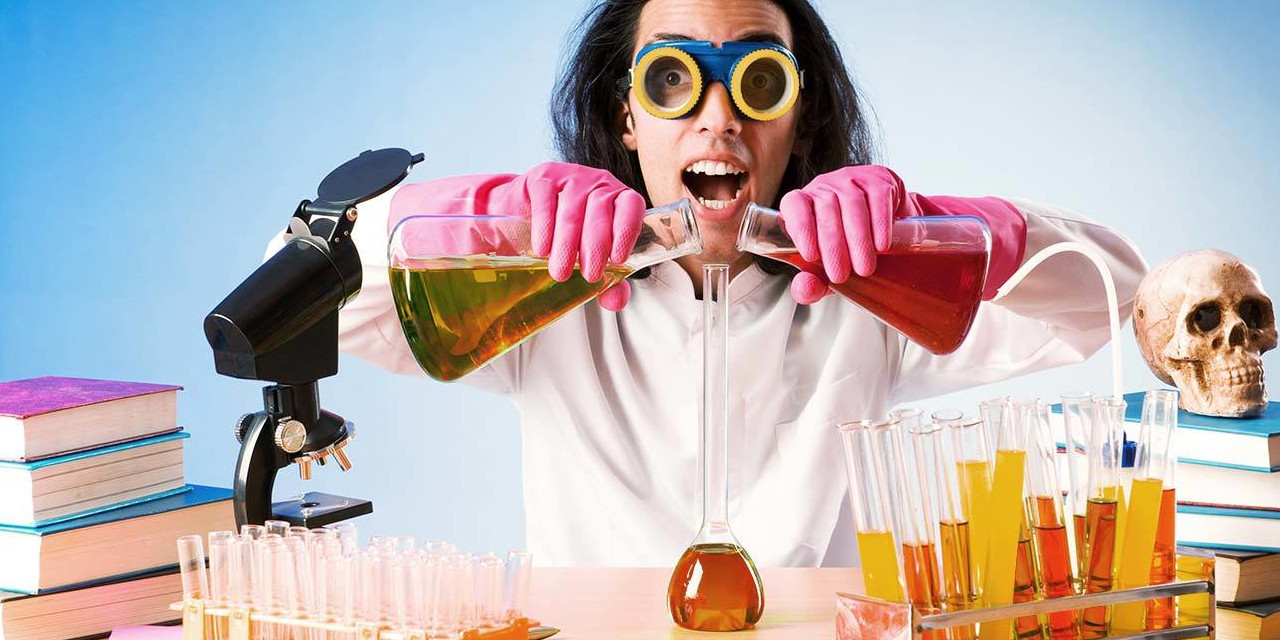
#> input picture blend.jpg, 1280 x 640 px; the run also reads 1 picture not shown here
$ python sol3.py   (older library calls are emulated)
#> lines starting #> are read from the running program, lines starting #| are printed output that depends on the picture; after the words box and inside, x2 and y2 are one past the last pixel; in counts of white or black regions, pixels touching at a corner belong together
import os
import numpy as np
from scipy.ndimage.filters import convolve
from scipy.signal import convolve2d
import matplotlib.pyplot as plt
from imageio import imread
from skimage import img_as_float64
from skimage.color import rgb2gray


# ================
# Global variables
# ================

# number of dimensions in a RGB image
RGB_LEN = 3
# representation code to return a laplacian pyramid
IS_LAPLACIAN = 0
# representation code to return a gaussian pyramid
IS_GAUSSIAN = 1
# representation code for a gray scale image
GRAY_REP = 1
# the minimal size of a pyramid level
MIN_IMAGE_DIM = 16
# basic gaussian kernel
GAUSSIAN_KERNEL = np.matrix([1, 1]).astype("float64")

# ==========================
# Pyramid Building Functions
# ==========================


def read_image(filename, representation):
    """
    Reads an image file and converts it into a given representation
    :param filename: The filename of an image on disk (could be grayscale or RGB).
    :param representation: Representation code, either 1 or 2 defining whether the output should be a grayscale
            image (1) or an RGB image (2).
    :return: an image represented by a matrix of type np.float64 with intensities normalized to [0,1]
    """
#> called with filename = 'blend.jpg', representation = 2
    rgb_img = imread(filename)
#> rgb_img is the input picture: shape (640, 1280, 3); mean R, G, B 187.7, 178.5, 179.4
    rgb_img = img_as_float64(rgb_img)
    if representation == GRAY_REP:
        rgb_img = rgb2gray(rgb_img)
    return rgb_img


def blur(im, filter_vec):
    """
    blurs the input image with the input filter vector
    :param im: the image to blur
    :param filter_vec: the filter to blur with
    :return: the blurred image
    """
    return convolve(convolve(im, filter_vec, mode = 'mirror'), filter_vec.T, mode = 'mirror')


def gaussian_factory(filter_size):
    """
    an aid function for the gaussian pyramid functions. generates a gaussian kernel of the wanted size.
    :param filter_size: the wanted size
    :return: a (filter_size, filter_size) shape gaussian kernel
    """
    if filter_size == 1 or filter_size % 2 == 0:
        return np.matrix([1])
    base_vector = GAUSSIAN_KERNEL
    while len(base_vector[0]) < filter_size:
        base_vector = convolve2d(base_vector, GAUSSIAN_KERNEL)
    return base_vector / sum(base_vector[0])


def laplacian_factory(im, filter_vec):
    """
    An aid function for the laplacian pyramid functions. generates a laplacian kernel of the wanted size.
    :param filter_vec: the wanted size
    :param im: the image to make into a laplacian level
    :return: a (filter_size, filter_size) shape laplacian kernel
    """
    reduced = reduce(blur(im, filter_vec))
    expanded = expand(reduced, filter_vec)
    return im - expanded


def reduce_row(row):
    """
    This function does the reducing of a single row in an image.
    :param row:
    :return:
    """
    new_row = np.zeros((int(row.shape[0] / 2), ))
    for pixel in range(len(new_row)):
        new_row[pixel] = row[2 * pixel]
    return new_row


def reduce(im):
    """
    Reduces a the inputed image.
    :param im: the image to reduce
    :return: the reduced image
    """
    shape = (int(im.shape[0] / 2), int(im.shape[1] / 2))
    new_level = np.zeros(shape)
    for row in range(new_level.shape[0]):
        new_level[row] = reduce_row(im[2 * row])
    return new_level


def input_validity_check(im, max_levels, filter_size):
    """
    Checks the validity of the arguments to the build_pyramid functions
    :param im: the image to make a pyramid from
    :param max_levels: the maximum number of levels in the pyramid
    :param filter_size: the filter size
    :return: true iff the input is valid, false otherwise
    """
    return len(im.shape) == 2 and max_levels >= 1 and max_levels % 1 == 0 and filter_size % 2 != 0


def build_pyramid_general(im, max_levels, filter_size, is_gaussian):
    """
    a general pyramid building function that receives data about whether the function was called from the laplacian
    pyramid function or the gaussian, and returns accordingly.
    :param im: the image to make a pyramid from
    :param max_levels: the maximum number of levels in the pyramid
    :param filter_size: the filter size
    :param is_gaussian: 1 if the function was called from the build_pyramid_gaussian, 0 otherwise
    :return: the pyramid respective to the is_gaussian argument
    """
    if not input_validity_check(im, max_levels, filter_size):
        raise ValueError("Error: invalid values received as arguments to build_gaussian_pyramid function.")
    level, filter_vec = im, gaussian_factory(filter_size)
    if is_gaussian == IS_GAUSSIAN:
        pyr = [im]
    else:
        pyr = [laplacian_factory(level, filter_vec)]
    while len(pyr) < max_levels and min(level.shape[0], level.shape[1]) >= MIN_IMAGE_DIM:
        level = reduce(blur(level, filter_vec))
        if is_gaussian == IS_LAPLACIAN:
            pyr.append(laplacian_factory(level, filter_vec))
        elif is_gaussian == IS_GAUSSIAN:
            pyr.append(level)
    return pyr, filter_vec


def build_gaussian_pyramid(im, max_levels, filter_size):
    """
    Constructs a Gaussian pyramid of a given image
    :param im: a grayscale image with double values in [0, 1] (e.g. the output of ex1’s read_image with the
                representation set to 1).
    :param max_levels: the maximal number of levels in the resulting pyramid.
    :param filter_size: the size of the Gaussian filter (an odd scalar that represents a squared filter) to be used
            in constructing the pyramid filter.
    :return: pyr, filter_vec where pyr is a standard python array with max length of max_levels, where each element is
            a grayscale image in descending resolution, and filter_vec is a normalized (to range [0,1]) row vector of shape (1, filter_size)
            used for the pyramid construction.
    """
    return build_pyramid_general(im, max_levels, filter_size, IS_GAUSSIAN)


def build_laplacian_pyramid(im, max_levels, filter_size):
    """
    Constructs a Laplacian pyramid of a given image.
    :param im: a grayscale image with double values in [0, 1] (e.g. the output of ex1’s read_image with the
                representation set to 1).
    :param max_levels: the maximal number of levels1 in the resulting pyramid.
    :param filter_size: the size of the Gaussian filter (an odd scalar that represents a squared filter) to be used
            in constructing the pyramid filter.
    :return: pyr, filter_vec where pyr is a standard python array with max length of max_levels, where each element is
            a grayscale image in descending resolution, and filter_vec is a normalized (to range [0,1]) row vector of
            shape (1, filter_size) used for the pyramid construction.
    """
    return build_pyramid_general(im, max_levels, filter_size, IS_LAPLACIAN)


# =====================================
# Building Image from Pyramid Functions
# =====================================


def expand(im, filter_vec):
    """
    expands the image recieved.
    :return: the expanded image
    """
    shape = im.shape[0] * 2, im.shape[1] * 2
    expanded = np.zeros(shape)
    expanded[::2, ::2] = im
    return blur(expanded, 2 * filter_vec)


def laplacian_to_image(lpyr, filter_vec, coeff):
    """
    the Laplacian pyramid that are generated by
    :param lpyr: the Laplacian pyramid that is generated by builid_laplacian_pyramid function
    :param filter_vec: the filter_vec that is generated by builid_laplacian_pyramid function
    :param coeff: a python list. The list length is the same as the number of levels in the pyramid lpyr. coefficants
                to multiply lpyr's elements by.
    :return: an image from its Laplacian Pyramid
    """
    normal_coeff = [lpyr[i] * coeff[i] for i in range(len(lpyr))]
    g, expanded = normal_coeff[-1], 0
    for i in range(len(lpyr) - 1, 0, -1):
        expanded = expand(g, filter_vec)
        g = expanded + normal_coeff[i - 1]
    return g


# ============================
# Displaying Pyramid Functions
# ============================


# [11 lines left out: function calculate_shape, not called in this run]


def stretch_levels(pyr):
    """
    stretches the levels of pyr to [0,1]
    :param pyr: the pyramid array to stretch.
    :return: the stretched pyramid/
    """
    for level in range(len(pyr)):
        min_pixel, max_pixel = np.amin(pyr[level]), np.amax(pyr[level])
        if min_pixel < 0:
            diff = max_pixel - min_pixel
            if diff:
                pyr[level] = (-pyr[level] + min_pixel) / -diff
        else:
            diff = max_pixel - min_pixel
            if diff:
                pyr[level] = (pyr[level] - min_pixel) / diff
    return pyr


# [35 lines left out: functions merge_levels, render_pyramid, display_pyramid, not called in this run]


# ==========================
# Pyramid Blending Examples Functions
# ==========================


def pyramid_blending(im1, im2, mask, max_levels, filter_size_im, filter_size_mask):
    """
    Implementation of pyramid blending as described in the lecture.
    :param im1, im2: two input grayscale images to be blended. Both have the same dimension.
    :param mask: a boolean (of dtype np.bool) mask containing True and False representing which parts
                of im1 and im2 should appear in the resulting im_blend, while True is 1, False is 0. Has the same
                dimension as im1 and im2.
    :param max_levels: the max_levels parameter you should use when generating the Gaussian and Laplacian
                pyramids.
    :param filter_size_im: the size of the Gaussian filter which defining the filter used in the construction of the
                Laplacian pyramids of im1 and im2.
    :param filter_size_mask: the size of the Gaussian filter which defining the filter used in the construction of the
                Gaussian pyramid of mask.
    :return: im_blend: valid grayscale image in the range [0, 1].
    """
    lapyr1 = build_laplacian_pyramid(im1, max_levels, filter_size_im)[0]
    lapyr2 = build_laplacian_pyramid(im2, max_levels, filter_size_im)[0]
    mask_pyr, filter_vec = build_gaussian_pyramid(img_as_float64(mask), max_levels, filter_size_mask)
    mask_pyr = stretch_levels(mask_pyr)
    lap_out = []
    for i in range(len(mask_pyr)):
        level = np.multiply(mask_pyr[i], lapyr1[i]) + np.multiply((1 - mask_pyr[i]), (lapyr2[i]))
        lap_out.append(level)
    return laplacian_to_image(lap_out, filter_vec, [1 for _ in range(len(lap_out))])


def show_images1(im_arr):
    """
    shows the images of the first example
    :param im_arr: array of images to show
    """
    fig = plt.figure(figsize = (2, 2))
    columns = 2
    rows = 2
    for i in range(4):
        fig.add_subplot(rows, columns, i + 1)
        if i == 2:
            plt.imshow(im_arr[i], cmap = 'gray')
        else:
            plt.imshow(im_arr[i])
    plt.show()


def show_images2(im_arr):
    """
    shows the images of the second example
    :param im_arr: array of images to show
    """
    fig = plt.figure(figsize = (2, 2))
    columns = 2
    rows = 2
    for i in range(4):
        fig.add_subplot(rows, columns, i + 1)
        if i == 2 or i == 1:
            plt.imshow(im_arr[i], cmap = 'gray')
        else:
            plt.imshow(im_arr[i])
    plt.show()


def blending_example1():
    """
    an example of pyramid blending
    :return: im1, im2, mask, im_blend- the two images blended, the mask and the blended image
    """
    im1, im2 = read_image(relpath('blend.jpg'), 2), read_image(relpath('pyr_cut.jpg'), 2)
#> call 2 of read_image, with filename = 'pyr_cut.jpg', representation = 2
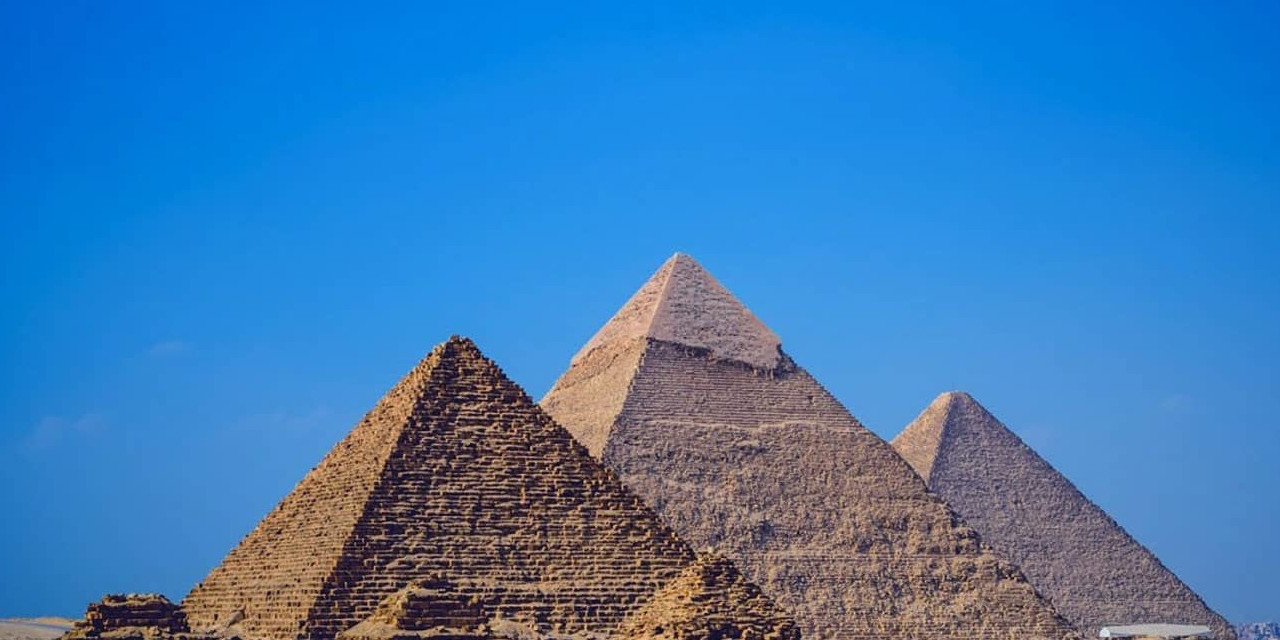
#> input picture pyr_cut.jpg, 1280 x 640 px
#> in read_image, rgb_img is the input picture: shape (640, 1280, 3); mean R, G, B 60.4, 124.8, 183.5
    mask = read_image(relpath('mask1.jpg'), 1)
    mask[mask < 1] = 0
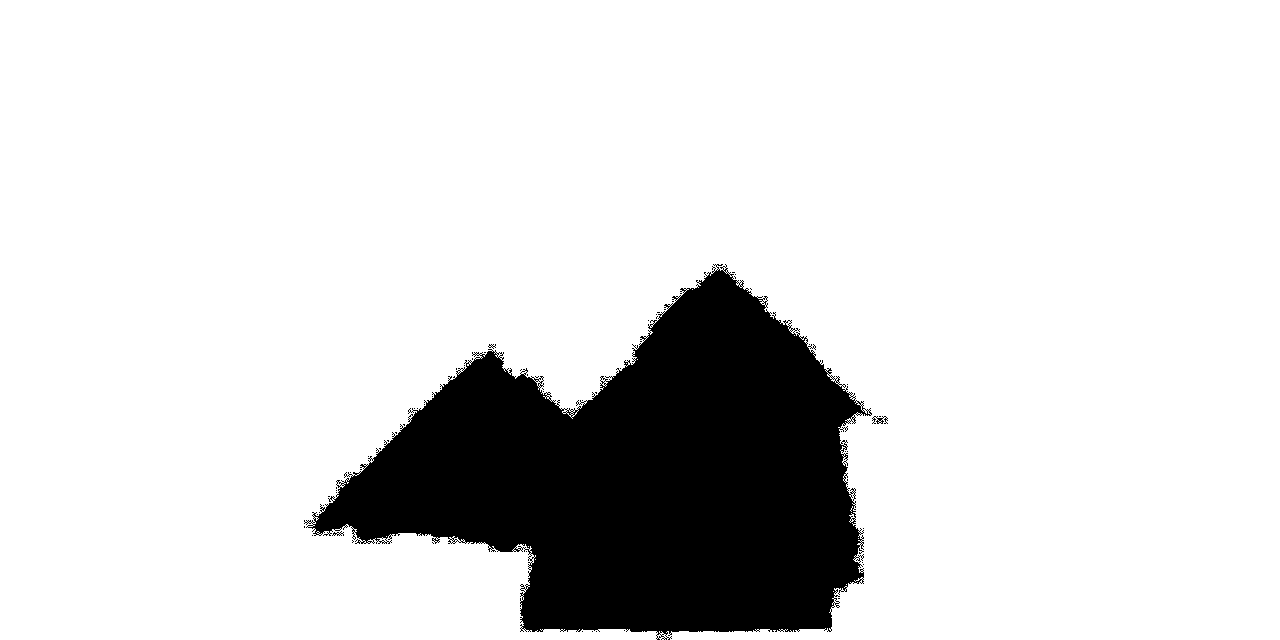
#> mask: shape (640, 1280) float64; values 0 (black) and 1 (white), 85.4% white; 68 black regions (65 under 20 px), largest, box (x1, y1, x2, y2) and area: (304, 264, 872, 640) 119351, (872, 416, 888, 424) 62, (332, 531, 344, 536) 25
    im_blend = np.empty_like(im1)
    max_levels = 7
    for color in range(RGB_LEN):
        im_blend[:, :, color] = pyramid_blending(im1[:, :, color], im2[:, :, color], mask, max_levels, 19, 3)
        im_blend[:, :, color] = stretch_levels([im_blend[:, :, color]])[0]
#> this loop made 3 passes
#> pass 1, in build_pyramid_general, `level, filter_vec = im, gaussian_factory(filter_size)`:
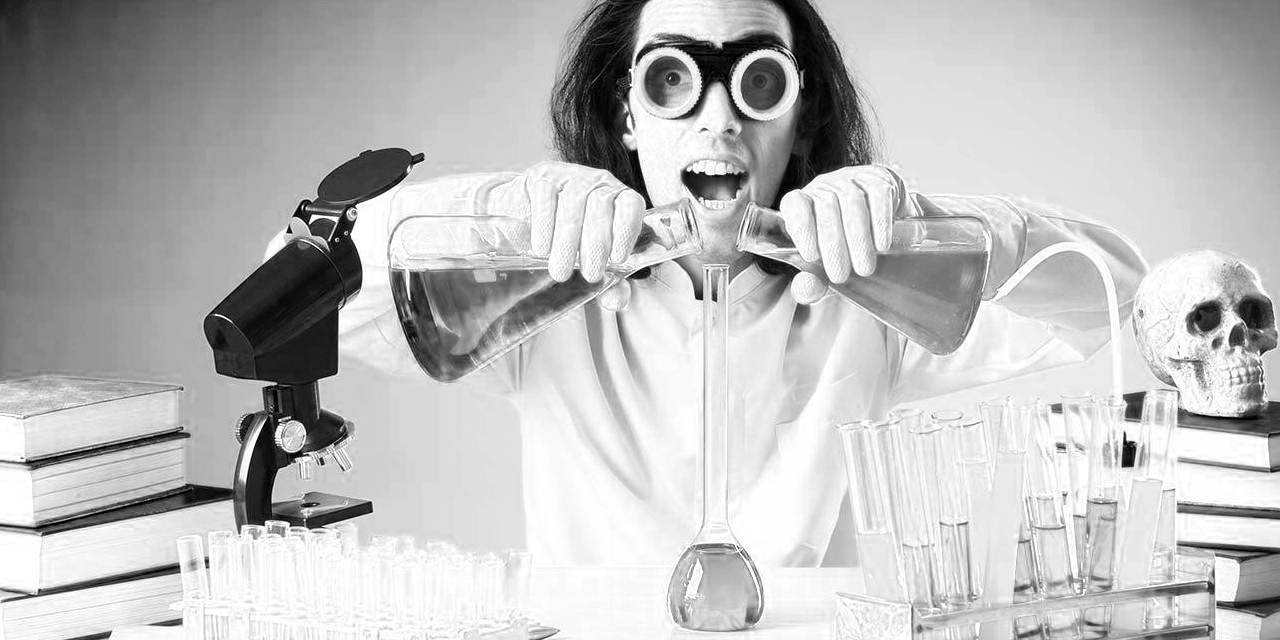
#> level: shape (640, 1280) float64; min 0, max 1, mean 0.736
    show_images1([im1, im2, mask, im_blend])
    return im1, im2, mask.astype(bool), im_blend


def blending_example2():
    """
    an example of pyramid blending
    :return: im1, im2, mask, im_blend- the two images blended, the mask and the blended image
    """
    im1, im2 = read_image(relpath('trump.jpg'), 2), read_image(relpath('sigma.jpg'), 1)
#> call 4 of read_image, with filename = 'trump.jpg', representation = 2
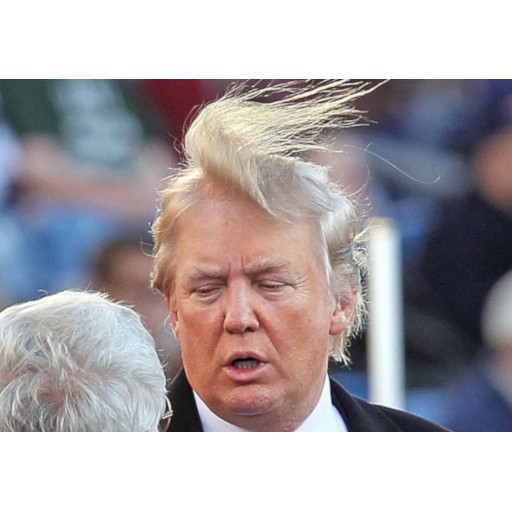
#> input picture trump.jpg, 512 x 512 px
#> in read_image, rgb_img is the input picture: shape (512, 512, 3); mean R, G, B 172.5, 166.6, 169.7
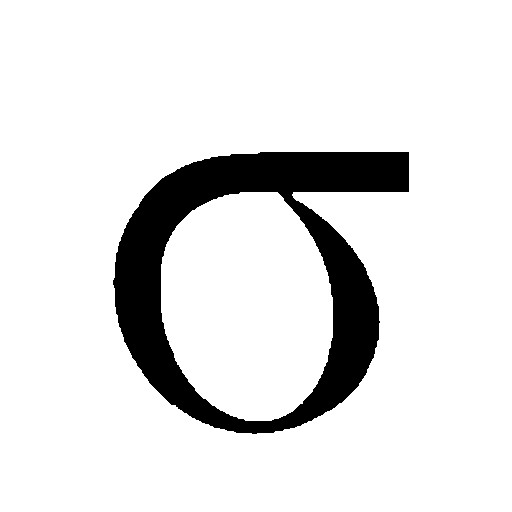
#> input picture sigma.jpg, 512 x 512 px
#> in read_image, rgb_img is the input picture: shape (512, 512); min 0, max 255, mean 226.5
    mask = read_image(relpath('mask2.jpg'), 1)
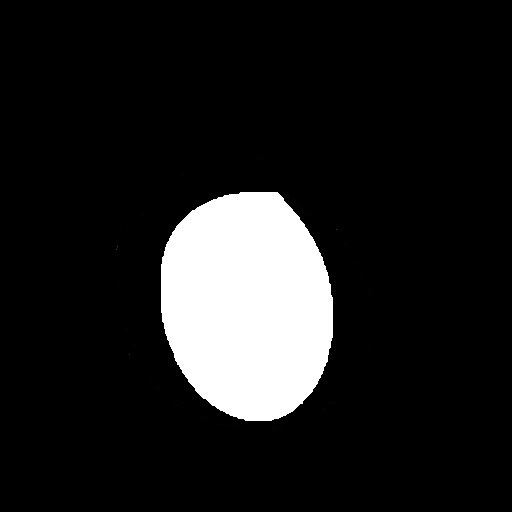
#> input picture mask2.jpg, 512 x 512 px
#> in read_image, rgb_img is the input picture: shape (512, 512, 3); min 0, max 255, mean 30.6
    mask[mask < 1] = 0
#> mask: shape (512, 512) float64; values 0 (black) and 1 (white), 11.5% white; 40 white regions (38 under 20 px), largest, box (x1, y1, x2, y2) and area: (161, 192, 333, 421) 29928, (248, 420, 272, 421) 24
    im_blend = np.empty_like(im1)
    max_levels = 5
    for color in range(RGB_LEN):
        im_blend[:, :, color] = pyramid_blending(im1[:, :, color], im2, mask, max_levels, 9, 9)
        im_blend[:, :, color] = stretch_levels([im_blend[:, :, color]])[0]
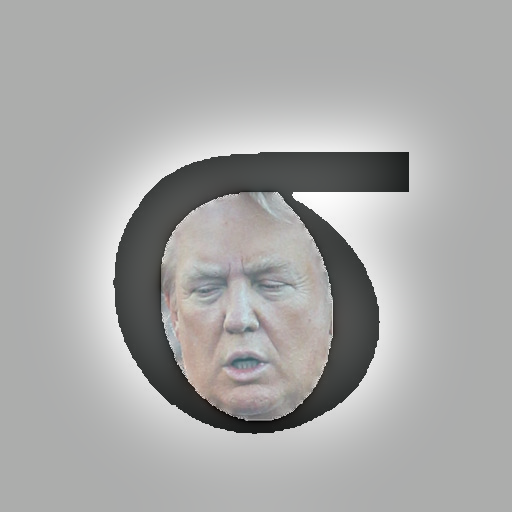
#> im_blend: shape (512, 512, 3) float64; mean R, G, B 0.661, 0.661, 0.659
    show_images2([im1, im2, mask, im_blend])
    return im1, im2, mask.astype(bool), im_blend


def relpath(filename):
    return os.path.join(os.path.dirname(__file__), filename)


blending_example1()
blending_example2()
